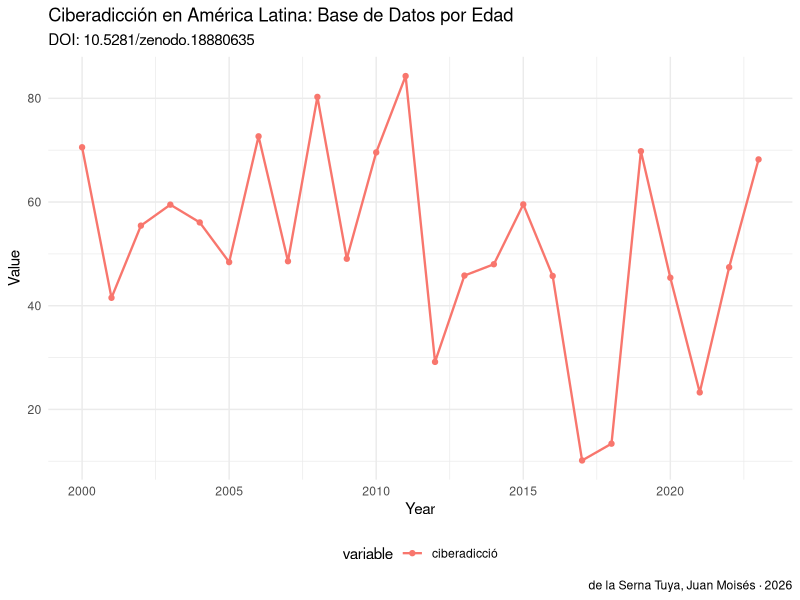

This chart was generated by the following R code:
# analysis.R — Ciberadicción en América Latina: Base de Datos por Edades y Países (2018-2024)
# DOI: 10.5281/zenodo.18880635
# Author: de la Serna Tuya, Juan Moisés · ORCID: 0000-0002-8401-8018
# License: CC0 1.0

# ── SETUP ──────────────────────────────────────────────────────────────────
# Install required packages if needed:
# install.packages(c("readr","ggplot2","dplyr","tidyr"))

library(readr)
library(ggplot2)
library(dplyr)

# ── LOAD DATA ──────────────────────────────────────────────────────────────
# Download dataset from: https://doi.org/10.5281/zenodo.18880635
# df <- read_csv("dataset.csv")

# Example with synthetic data
set.seed(42)
years <- 2000:2023
df <- data.frame(
  year = years,
    ciberadicció = rnorm(length(years), 50, 15),
  stringsAsFactors = FALSE
)

cat("Dataset: Ciberadicción en América Latina: Base de Datos por\n")
cat("DOI: 10.5281/zenodo.18880635\n")
cat("Dimensions:", nrow(df), "x", ncol(df), "\n\n")
print(head(df))
print(summary(df))

# ── VISUALIZATION ──────────────────────────────────────────────────────────
# Temporal trend
p1 <- df %>%
  tidyr::pivot_longer(-year, names_to="variable", values_to="value") %>%
  ggplot(aes(x=year, y=value, color=variable)) +
  geom_line(size=0.8) +
  geom_point(size=1.5) +
  labs(title="Ciberadicción en América Latina: Base de Datos por Edad",
       subtitle="DOI: 10.5281/zenodo.18880635",
       x="Year", y="Value",
       caption="de la Serna Tuya, Juan Moisés · 2026") +
  theme_minimal() +
  theme(legend.position="bottom")

ggsave("figures/analysis_output_r.png", p1, width=10, height=6, dpi=150)
cat("\nFigure saved: figures/analysis_output_r.png\n")

# ── CITATION ───────────────────────────────────────────────────────────────
cat("\nCitation:\n")
cat("de la Serna Tuya, Juan Moisés (2026). Ciberadicción en América Latina: Base de Datos por Edades y Países (20. Zenodo. https://doi.org/10.5281/zenodo.18880635\n")
